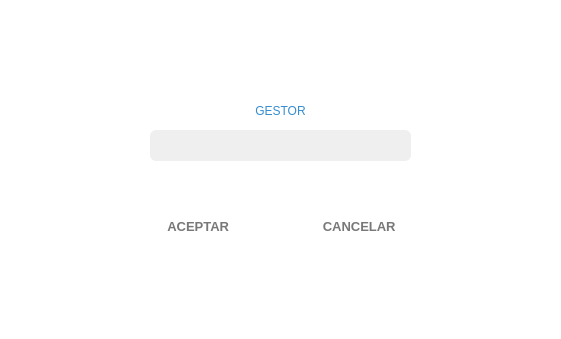
<?xml version="1.0" encoding="UTF-8"?>
<ui version="4.0">
 <class>Seleccion_Gestor</class>
 <widget class="QDialog" name="Seleccion_Gestor">
  <property name="geometry">
   <rect>
    <x>0</x>
    <y>0</y>
    <width>561</width>
    <height>339</height>
   </rect>
  </property>
  <property name="palette">
   <palette>
    <active>
     <colorrole role="Base">
      <brush brushstyle="SolidPattern">
       <color alpha="255">
        <red>46</red>
        <green>47</green>
        <blue>48</blue>
       </color>
      </brush>
     </colorrole>
     <colorrole role="Window">
      <brush brushstyle="SolidPattern">
       <color alpha="255">
        <red>255</red>
        <green>255</green>
        <blue>255</blue>
       </color>
      </brush>
     </colorrole>
    </active>
    <inactive>
     <colorrole role="Base">
      <brush brushstyle="SolidPattern">
       <color alpha="255">
        <red>46</red>
        <green>47</green>
        <blue>48</blue>
       </color>
      </brush>
     </colorrole>
     <colorrole role="Window">
      <brush brushstyle="SolidPattern">
       <color alpha="255">
        <red>255</red>
        <green>255</green>
        <blue>255</blue>
       </color>
      </brush>
     </colorrole>
    </inactive>
    <disabled>
     <colorrole role="Base">
      <brush brushstyle="SolidPattern">
       <color alpha="255">
        <red>255</red>
        <green>255</green>
        <blue>255</blue>
       </color>
      </brush>
     </colorrole>
     <colorrole role="Window">
      <brush brushstyle="SolidPattern">
       <color alpha="255">
        <red>255</red>
        <green>255</green>
        <blue>255</blue>
       </color>
      </brush>
     </colorrole>
    </disabled>
   </palette>
  </property>
  <property name="windowTitle">
   <string>Dialog</string>
  </property>
  <widget class="QLabel" name="label">
   <property name="geometry">
    <rect>
     <x>230</x>
     <y>100</y>
     <width>101</width>
     <height>21</height>
    </rect>
   </property>
   <property name="styleSheet">
    <string notr="true">font: 63 12pt &quot;Segoe UI Semibold&quot;;
color: rgb(54, 141, 206);</string>
   </property>
   <property name="text">
    <string>GESTOR</string>
   </property>
   <property name="alignment">
    <set>Qt::AlignCenter</set>
   </property>
  </widget>
  <widget class="QPushButton" name="pb_close">
   <property name="geometry">
    <rect>
     <x>445</x>
     <y>65</y>
     <width>31</width>
     <height>31</height>
    </rect>
   </property>
   <property name="minimumSize">
    <size>
     <width>0</width>
     <height>0</height>
    </size>
   </property>
   <property name="styleSheet">
    <string notr="true">QPushButton{
	color: rgb(255, 255, 255);
	border-radius: 3px;
}
QPushButton:hover:!pressed{
	  background-color: rgba(255, 200, 200);
}</string>
   </property>
   <property name="text">
    <string/>
   </property>
   <property name="icon">
    <iconset resource="assets.qrc">
     <normaloff>:/icons/close.png</normaloff>:/icons/close.png</iconset>
   </property>
   <property name="iconSize">
    <size>
     <width>30</width>
     <height>30</height>
    </size>
   </property>
   <property name="autoDefault">
    <bool>true</bool>
   </property>
   <property name="flat">
    <bool>true</bool>
   </property>
  </widget>
  <widget class="QLabel" name="lb_logo">
   <property name="geometry">
    <rect>
     <x>90</x>
     <y>70</y>
     <width>39</width>
     <height>31</height>
    </rect>
   </property>
   <property name="minimumSize">
    <size>
     <width>0</width>
     <height>0</height>
    </size>
   </property>
   <property name="maximumSize">
    <size>
     <width>200</width>
     <height>240</height>
    </size>
   </property>
   <property name="styleSheet">
    <string notr="true">border-image: url(:/icons/app_logo.png);</string>
   </property>
   <property name="text">
    <string/>
   </property>
   <property name="scaledContents">
    <bool>false</bool>
   </property>
   <property name="alignment">
    <set>Qt::AlignCenter</set>
   </property>
   <property name="wordWrap">
    <bool>false</bool>
   </property>
  </widget>
  <widget class="MyLabelShine" name="label_background">
   <property name="geometry">
    <rect>
     <x>80</x>
     <y>60</y>
     <width>406</width>
     <height>211</height>
    </rect>
   </property>
   <property name="styleSheet">
    <string notr="true">background-color: #FFFFFF; 
border-radius: 10px;
/*border: 2px solid #368DCE;*/</string>
   </property>
   <property name="text">
    <string/>
   </property>
   <property name="alignment">
    <set>Qt::AlignCenter</set>
   </property>
  </widget>
  <widget class="QWidget" name="layoutWidget">
   <property name="geometry">
    <rect>
     <x>150</x>
     <y>210</y>
     <width>261</width>
     <height>32</height>
    </rect>
   </property>
   <layout class="QHBoxLayout" name="horizontalLayout_2">
    <item>
     <widget class="QPushButton" name="pb_aceptar">
      <property name="minimumSize">
       <size>
        <width>100</width>
        <height>30</height>
       </size>
      </property>
      <property name="font">
       <font>
        <family>Segoe UI</family>
        <pointsize>10</pointsize>
        <weight>75</weight>
        <bold>true</bold>
       </font>
      </property>
      <property name="styleSheet">
       <string notr="true">QPushButton{
	border-radius: 3px;
	color:rgb(120, 120, 120);
}
QPushButton:hover:!pressed{
	  background-color: #EEEEEE; 
}</string>
      </property>
      <property name="text">
       <string>ACEPTAR </string>
      </property>
      <property name="icon">
       <iconset resource="assets.qrc">
        <normaloff>:/icons/accept.png</normaloff>:/icons/accept.png</iconset>
      </property>
      <property name="iconSize">
       <size>
        <width>30</width>
        <height>20</height>
       </size>
      </property>
      <property name="flat">
       <bool>true</bool>
      </property>
     </widget>
    </item>
    <item>
     <spacer name="horizontalSpacer_3">
      <property name="orientation">
       <enum>Qt::Horizontal</enum>
      </property>
      <property name="sizeHint" stdset="0">
       <size>
        <width>40</width>
        <height>20</height>
       </size>
      </property>
     </spacer>
    </item>
    <item>
     <widget class="QPushButton" name="pb_cancelar">
      <property name="minimumSize">
       <size>
        <width>100</width>
        <height>30</height>
       </size>
      </property>
      <property name="font">
       <font>
        <family>Segoe UI</family>
        <pointsize>10</pointsize>
        <weight>75</weight>
        <bold>true</bold>
       </font>
      </property>
      <property name="styleSheet">
       <string notr="true">QPushButton{
	border-radius: 3px;
	color:rgb(120, 120, 120);
}
QPushButton:hover:!pressed{
	  background-color: #EEEEEE; 
}</string>
      </property>
      <property name="text">
       <string>CANCELAR </string>
      </property>
      <property name="icon">
       <iconset resource="assets.qrc">
        <normaloff>:/icons/cancel.png</normaloff>:/icons/cancel.png</iconset>
      </property>
      <property name="iconSize">
       <size>
        <width>30</width>
        <height>20</height>
       </size>
      </property>
      <property name="flat">
       <bool>true</bool>
      </property>
     </widget>
    </item>
   </layout>
  </widget>
  <widget class="MyLabelSpinner" name="comboBox">
   <property name="geometry">
    <rect>
     <x>150</x>
     <y>130</y>
     <width>261</width>
     <height>31</height>
    </rect>
   </property>
   <property name="font">
    <font>
     <family>Segoe UI</family>
     <pointsize>12</pointsize>
     <weight>50</weight>
     <bold>false</bold>
    </font>
   </property>
   <property name="styleSheet">
    <string notr="true">QLabel{
	background-color: #EFEFEF; 
	border-radius: 6px;
	color:rgb(50, 50, 50);
}
QLabel:hover:!pressed{
	  background-color: #DDDDDD; 
}</string>
   </property>
   <property name="text">
    <string/>
   </property>
   <property name="alignment">
    <set>Qt::AlignCenter</set>
   </property>
  </widget>
  <zorder>label_background</zorder>
  <zorder>label</zorder>
  <zorder>pb_close</zorder>
  <zorder>lb_logo</zorder>
  <zorder>layoutWidget</zorder>
  <zorder>comboBox</zorder>
 </widget>
 <customwidgets>
  <customwidget>
   <class>MyLabelSpinner</class>
   <extends>QLabel</extends>
   <header location="global">mylabelspinner.h</header>
  </customwidget>
  <customwidget>
   <class>MyLabelShine</class>
   <extends>QLabel</extends>
   <header location="global">mylabelshine.h</header>
  </customwidget>
 </customwidgets>
 <resources>
  <include location="assets.qrc"/>
 </resources>
 <connections/>
</ui>
